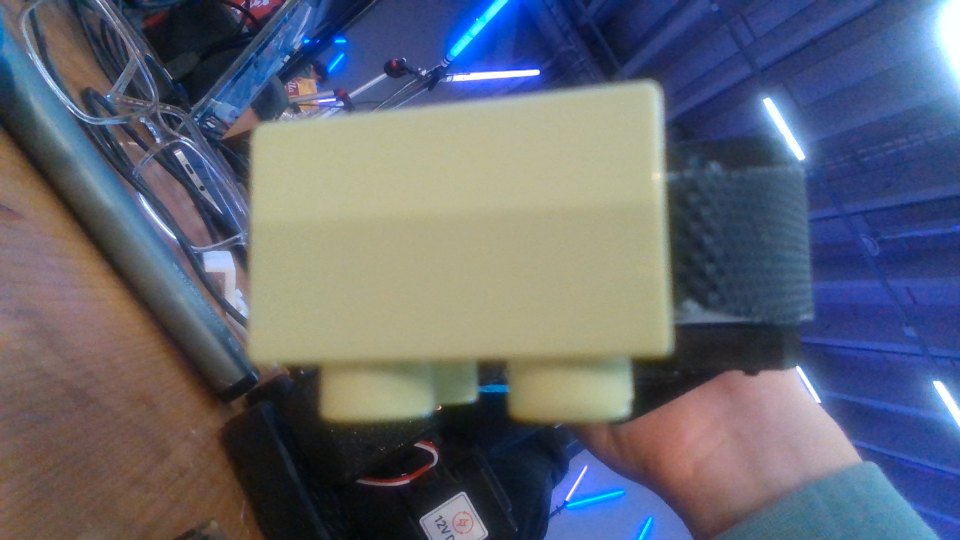
#> input picture vision/good/good/20261114_120115_4af69576_000.png, 1920 x 1080 px (shown at 1/2 size)
$ python -i post.py   (imports and definitions only)
#> lines starting #> are read from the running program, lines starting #| are printed output that depends on the picture
#> further down, picture is the input picture: shape (1080, 1920, 3); mean B, G, R 115.6, 102.4, 97.4
"""Post-processing: turn raw sessions into an Anomalib dataset (optionally cropped / CLAHE).

Always starts from the raw files in data/<session>/, so you can try other settings at any time
without collecting again.

    # good from 3 sessions for training, one later session held out for testing, cropped
    py collection/post.py --sessions data/2026*_good* --test-sessions data/20261115_0930_red_test \
        --crop scene --out dataset_robot
    # same, plus CLAHE (adaptive histogram equalisation) - compare both with vision/train.py
    py collection/post.py --sessions data/2026* --test-sessions ... --crop scene --clahe --out dataset_robot_clahe

Output = the layout vision/train.py expects:
    <out>/training/good       good captures from the non-test sessions
    <out>/test/good           good captures from --test-sessions
    <out>/test/defective      every defective capture (any session), file name carries the defect type

Split by SESSION (another sitting/time), never by shuffling one session: photos taken a second
apart are near-duplicates and would make test scores look better than they are.

About CLAHE: it evens out brightness locally and makes small dark marks stand out, but it also
boosts noise and reflections. Do not assume it helps - train with and without and compare.
"""

import argparse
import csv
import json
import shutil
import sys
from pathlib import Path

import cv2
import numpy as np

sys.path.insert(0, str(Path(__file__).resolve().parent.parent / "vision"))


def clahe(bgr: np.ndarray, clip: float = 2.0, tiles: int = 8) -> np.ndarray:
    """Adaptive histogram equalisation on lightness only (colours stay the same)."""
#> called with clip = 2, tiles = 8
    lab = cv2.cvtColor(bgr, cv2.COLOR_BGR2LAB)
#> lab: shape (1080, 1920, 3); mean of channels 0, 1, 2 109.8, 132.4, 120.2
    lab[..., 0] = cv2.createCLAHE(clipLimit=clip, tileGridSize=(tiles, tiles)).apply(lab[..., 0])
#> lab: shape (1080, 1920, 3); mean of channels 0, 1, 2 123.5, 132.4, 120.2
    return cv2.cvtColor(lab, cv2.COLOR_LAB2BGR)
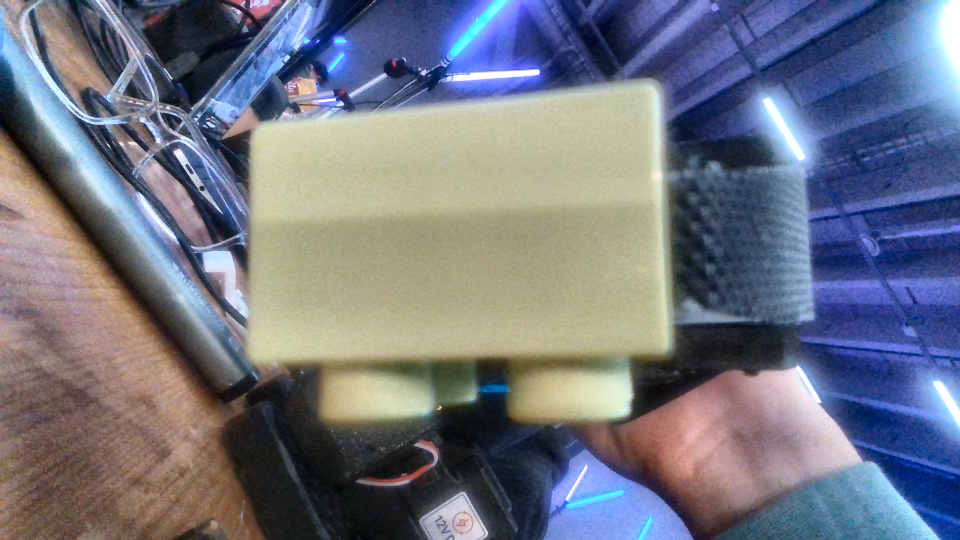
#> returned value: shape (1080, 1920, 3) (shown at 1/2 size); mean B, G, R 129.1, 116.2, 112.5


def read_manifest(session: Path) -> list[dict]:
    with (session / "manifest.csv").open(newline="") as f:
        return list(csv.DictReader(f))


# [72 lines left out: functions prepare, parse_args, main, not called in this run]


# [2 lines not run here, left out]

>>> import cv2
>>> picture = cv2.imread('../vision/good/good/20261114_120115_4af69576_000.png')
>>> result = clahe(picture)
